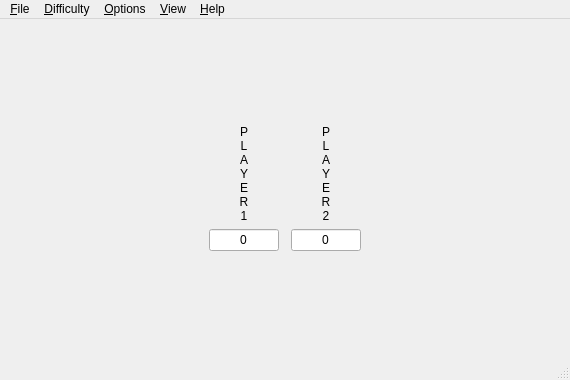
<?xml version="1.0" encoding="UTF-8"?>
<ui version="4.0">
 <class>maxit_window</class>
 <widget class="QMainWindow" name="maxit_window">
  <property name="geometry">
   <rect>
    <x>0</x>
    <y>0</y>
    <width>570</width>
    <height>380</height>
   </rect>
  </property>
  <property name="windowTitle">
   <string>Maxit</string>
  </property>
  <widget class="QWidget" name="centralwidget">
   <layout class="QVBoxLayout">
    <item>
     <spacer>
      <property name="orientation">
       <enum>Qt::Vertical</enum>
      </property>
      <property name="sizeHint" stdset="0">
       <size>
        <width>544</width>
        <height>136</height>
       </size>
      </property>
     </spacer>
    </item>
    <item>
     <layout class="QHBoxLayout">
      <item>
       <spacer>
        <property name="orientation">
         <enum>Qt::Horizontal</enum>
        </property>
        <property name="sizeHint" stdset="0">
         <size>
          <width>238</width>
          <height>135</height>
         </size>
        </property>
       </spacer>
      </item>
      <item>
       <layout class="QVBoxLayout">
        <item>
         <spacer>
          <property name="orientation">
           <enum>Qt::Vertical</enum>
          </property>
          <property name="sizeHint" stdset="0">
           <size>
            <width>63</width>
            <height>16</height>
           </size>
          </property>
         </spacer>
        </item>
        <item>
         <layout class="QVBoxLayout">
          <item>
           <widget class="QLabel" name="label_3">
            <property name="text">
             <string>P
L
A
Y
E
R
1</string>
            </property>
            <property name="alignment">
             <set>Qt::AlignCenter</set>
            </property>
           </widget>
          </item>
          <item>
           <widget class="QLineEdit" name="playerscore">
            <property name="text">
             <string>0</string>
            </property>
            <property name="maxLength">
             <number>4</number>
            </property>
            <property name="alignment">
             <set>Qt::AlignCenter</set>
            </property>
            <property name="readOnly">
             <bool>true</bool>
            </property>
           </widget>
          </item>
         </layout>
        </item>
        <item>
         <spacer>
          <property name="orientation">
           <enum>Qt::Vertical</enum>
          </property>
          <property name="sizeHint" stdset="0">
           <size>
            <width>63</width>
            <height>16</height>
           </size>
          </property>
         </spacer>
        </item>
       </layout>
      </item>
      <item>
       <widget class="QFrame" name="boardframe"/>
      </item>
      <item>
       <layout class="QVBoxLayout">
        <item>
         <spacer>
          <property name="orientation">
           <enum>Qt::Vertical</enum>
          </property>
          <property name="sizeHint" stdset="0">
           <size>
            <width>67</width>
            <height>16</height>
           </size>
          </property>
         </spacer>
        </item>
        <item>
         <layout class="QVBoxLayout">
          <item>
           <widget class="QLabel" name="label_2">
            <property name="text">
             <string>P
L
A
Y
E
R
2</string>
            </property>
            <property name="alignment">
             <set>Qt::AlignCenter</set>
            </property>
           </widget>
          </item>
          <item>
           <widget class="QLineEdit" name="opponentscore">
            <property name="text">
             <string>0</string>
            </property>
            <property name="maxLength">
             <number>3</number>
            </property>
            <property name="alignment">
             <set>Qt::AlignCenter</set>
            </property>
            <property name="readOnly">
             <bool>true</bool>
            </property>
           </widget>
          </item>
         </layout>
        </item>
        <item>
         <spacer>
          <property name="orientation">
           <enum>Qt::Vertical</enum>
          </property>
          <property name="sizeHint" stdset="0">
           <size>
            <width>67</width>
            <height>16</height>
           </size>
          </property>
         </spacer>
        </item>
       </layout>
      </item>
      <item>
       <spacer>
        <property name="orientation">
         <enum>Qt::Horizontal</enum>
        </property>
        <property name="sizeHint" stdset="0">
         <size>
          <width>238</width>
          <height>135</height>
         </size>
        </property>
       </spacer>
      </item>
     </layout>
    </item>
    <item>
     <spacer>
      <property name="orientation">
       <enum>Qt::Vertical</enum>
      </property>
      <property name="sizeHint" stdset="0">
       <size>
        <width>544</width>
        <height>135</height>
       </size>
      </property>
     </spacer>
    </item>
   </layout>
  </widget>
  <widget class="QMenuBar" name="menubar">
   <property name="geometry">
    <rect>
     <x>0</x>
     <y>0</y>
     <width>570</width>
     <height>27</height>
    </rect>
   </property>
   <widget class="QMenu" name="menu_File">
    <property name="title">
     <string>&amp;File</string>
    </property>
    <addaction name="action_New_Game"/>
    <addaction name="separator"/>
    <addaction name="action_Exit"/>
   </widget>
   <widget class="QMenu" name="menu_Help">
    <property name="title">
     <string>&amp;Help</string>
    </property>
    <addaction name="action_About"/>
    <addaction name="separator"/>
    <addaction name="action_Instructions"/>
    <addaction name="separator"/>
    <addaction name="action_Show_Hint"/>
   </widget>
   <widget class="QMenu" name="menu_View">
    <property name="title">
     <string>&amp;View</string>
    </property>
   </widget>
   <widget class="QMenu" name="menu_Options">
    <property name="title">
     <string>&amp;Options</string>
    </property>
    <addaction name="action_Animate_Pieces"/>
    <addaction name="separator"/>
    <addaction name="action_Select_Theme"/>
   </widget>
   <widget class="QMenu" name="menu_Difficulty">
    <property name="title">
     <string>&amp;Difficulty</string>
    </property>
   </widget>
   <addaction name="menu_File"/>
   <addaction name="menu_Difficulty"/>
   <addaction name="menu_Options"/>
   <addaction name="menu_View"/>
   <addaction name="menu_Help"/>
  </widget>
  <widget class="QStatusBar" name="statusbar"/>
  <action name="action_New_Game">
   <property name="text">
    <string>&amp;New Game</string>
   </property>
   <property name="shortcut">
    <string>Ctrl+N</string>
   </property>
  </action>
  <action name="action_Exit">
   <property name="text">
    <string>&amp;Exit</string>
   </property>
   <property name="shortcut">
    <string>Ctrl+E</string>
   </property>
  </action>
  <action name="action_About">
   <property name="icon">
    <iconset>
     <normaloff>../Images/maxit.png</normaloff>../Images/maxit.png</iconset>
   </property>
   <property name="text">
    <string>&amp;About...</string>
   </property>
  </action>
  <action name="action_Instructions">
   <property name="text">
    <string>&amp;Instructions...</string>
   </property>
   <property name="shortcut">
    <string>Ctrl+I</string>
   </property>
  </action>
  <action name="action_Animate_Pieces">
   <property name="checkable">
    <bool>true</bool>
   </property>
   <property name="text">
    <string>&amp;Animate Pieces</string>
   </property>
   <property name="shortcut">
    <string>Ctrl+A</string>
   </property>
  </action>
  <action name="action_Select_Theme">
   <property name="text">
    <string>Select &amp;Theme...</string>
   </property>
   <property name="shortcut">
    <string>Ctrl+T</string>
   </property>
  </action>
  <action name="action_Show_Hint">
   <property name="text">
    <string>Sho&amp;w Hint</string>
   </property>
   <property name="shortcut">
    <string>Ctrl+W</string>
   </property>
  </action>
 </widget>
 <resources/>
 <connections/>
</ui>
